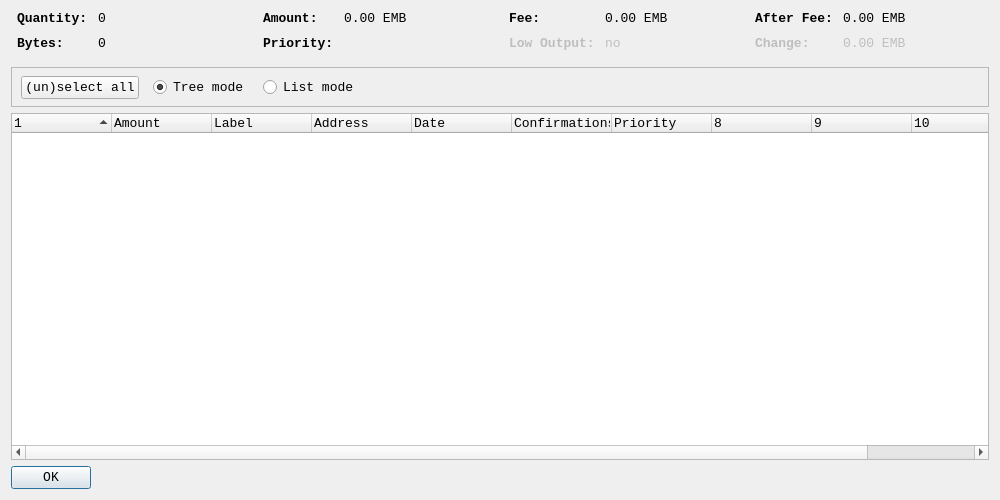
<?xml version="1.0" encoding="UTF-8"?>
<ui version="4.0">
 <class>CoinControlDialog</class>
 <widget class="QDialog" name="CoinControlDialog">
  <property name="geometry">
   <rect>
    <x>0</x>
    <y>0</y>
    <width>1000</width>
    <height>500</height>
   </rect>
  </property>
  <property name="font">
   <font>
    <family>Consolas</family>
    <pointsize>10</pointsize>
   </font>
  </property>
  <property name="windowTitle">
   <string>Coin Control</string>
  </property>
  <layout class="QVBoxLayout" name="verticalLayout">
   <item>
    <layout class="QHBoxLayout" name="horizontalLayoutTop" stretch="0,0,0,0">
     <property name="topMargin">
      <number>0</number>
     </property>
     <property name="bottomMargin">
      <number>10</number>
     </property>
     <item>
      <layout class="QFormLayout" name="formLayoutCoinControl1">
       <property name="horizontalSpacing">
        <number>10</number>
       </property>
       <property name="verticalSpacing">
        <number>10</number>
       </property>
       <property name="leftMargin">
        <number>6</number>
       </property>
       <property name="rightMargin">
        <number>6</number>
       </property>
       <item row="0" column="0">
        <widget class="QLabel" name="labelCoinControlQuantityText">
         <property name="styleSheet">
          <string notr="true">font-weight:bold;</string>
         </property>
         <property name="text">
          <string>Quantity:</string>
         </property>
        </widget>
       </item>
       <item row="0" column="1">
        <widget class="QLabel" name="labelCoinControlQuantity">
         <property name="font">
          <font>
           <family>Monospace</family>
           <pointsize>10</pointsize>
          </font>
         </property>
         <property name="cursor">
          <cursorShape>IBeamCursor</cursorShape>
         </property>
         <property name="contextMenuPolicy">
          <enum>Qt::ActionsContextMenu</enum>
         </property>
         <property name="text">
          <string notr="true">0</string>
         </property>
         <property name="textInteractionFlags">
          <set>Qt::LinksAccessibleByMouse|Qt::TextSelectableByKeyboard|Qt::TextSelectableByMouse</set>
         </property>
        </widget>
       </item>
       <item row="1" column="0">
        <widget class="QLabel" name="labelCoinControlBytesText">
         <property name="styleSheet">
          <string notr="true">font-weight:bold;</string>
         </property>
         <property name="text">
          <string>Bytes:</string>
         </property>
        </widget>
       </item>
       <item row="1" column="1">
        <widget class="QLabel" name="labelCoinControlBytes">
         <property name="font">
          <font>
           <family>Monospace</family>
           <pointsize>10</pointsize>
          </font>
         </property>
         <property name="cursor">
          <cursorShape>IBeamCursor</cursorShape>
         </property>
         <property name="contextMenuPolicy">
          <enum>Qt::ActionsContextMenu</enum>
         </property>
         <property name="text">
          <string notr="true">0</string>
         </property>
         <property name="textInteractionFlags">
          <set>Qt::LinksAccessibleByMouse|Qt::TextSelectableByKeyboard|Qt::TextSelectableByMouse</set>
         </property>
        </widget>
       </item>
      </layout>
     </item>
     <item>
      <layout class="QFormLayout" name="formLayoutCoinControl2">
       <property name="horizontalSpacing">
        <number>10</number>
       </property>
       <property name="verticalSpacing">
        <number>10</number>
       </property>
       <property name="leftMargin">
        <number>6</number>
       </property>
       <property name="rightMargin">
        <number>6</number>
       </property>
       <item row="0" column="0">
        <widget class="QLabel" name="labelCoinControlAmountText">
         <property name="styleSheet">
          <string notr="true">font-weight:bold;</string>
         </property>
         <property name="text">
          <string>Amount:</string>
         </property>
        </widget>
       </item>
       <item row="0" column="1">
        <widget class="QLabel" name="labelCoinControlAmount">
         <property name="font">
          <font>
           <family>Monospace</family>
           <pointsize>10</pointsize>
          </font>
         </property>
         <property name="cursor">
          <cursorShape>IBeamCursor</cursorShape>
         </property>
         <property name="contextMenuPolicy">
          <enum>Qt::ActionsContextMenu</enum>
         </property>
         <property name="text">
          <string notr="true">0.00 EMB</string>
         </property>
         <property name="textInteractionFlags">
          <set>Qt::LinksAccessibleByMouse|Qt::TextSelectableByKeyboard|Qt::TextSelectableByMouse</set>
         </property>
        </widget>
       </item>
       <item row="1" column="0">
        <widget class="QLabel" name="labelCoinControlPriorityText">
         <property name="styleSheet">
          <string notr="true">font-weight:bold;</string>
         </property>
         <property name="text">
          <string>Priority:</string>
         </property>
        </widget>
       </item>
       <item row="1" column="1">
        <widget class="QLabel" name="labelCoinControlPriority">
         <property name="font">
          <font>
           <family>Monospace</family>
           <pointsize>10</pointsize>
          </font>
         </property>
         <property name="cursor">
          <cursorShape>IBeamCursor</cursorShape>
         </property>
         <property name="contextMenuPolicy">
          <enum>Qt::ActionsContextMenu</enum>
         </property>
         <property name="text">
          <string/>
         </property>
         <property name="textInteractionFlags">
          <set>Qt::LinksAccessibleByMouse|Qt::TextSelectableByKeyboard|Qt::TextSelectableByMouse</set>
         </property>
        </widget>
       </item>
      </layout>
     </item>
     <item>
      <layout class="QFormLayout" name="formLayoutCoinControl3">
       <property name="horizontalSpacing">
        <number>10</number>
       </property>
       <property name="verticalSpacing">
        <number>10</number>
       </property>
       <property name="leftMargin">
        <number>6</number>
       </property>
       <property name="rightMargin">
        <number>6</number>
       </property>
       <item row="0" column="0">
        <widget class="QLabel" name="labelCoinControlFeeText">
         <property name="styleSheet">
          <string notr="true">font-weight:bold;</string>
         </property>
         <property name="text">
          <string>Fee:</string>
         </property>
        </widget>
       </item>
       <item row="0" column="1">
        <widget class="QLabel" name="labelCoinControlFee">
         <property name="font">
          <font>
           <family>Monospace</family>
           <pointsize>10</pointsize>
          </font>
         </property>
         <property name="cursor">
          <cursorShape>IBeamCursor</cursorShape>
         </property>
         <property name="contextMenuPolicy">
          <enum>Qt::ActionsContextMenu</enum>
         </property>
         <property name="text">
          <string notr="true">0.00 EMB</string>
         </property>
         <property name="textInteractionFlags">
          <set>Qt::LinksAccessibleByMouse|Qt::TextSelectableByKeyboard|Qt::TextSelectableByMouse</set>
         </property>
        </widget>
       </item>
       <item row="1" column="0">
        <widget class="QLabel" name="labelCoinControlLowOutputText">
         <property name="enabled">
          <bool>false</bool>
         </property>
         <property name="styleSheet">
          <string notr="true">font-weight:bold;</string>
         </property>
         <property name="text">
          <string>Low Output:</string>
         </property>
        </widget>
       </item>
       <item row="1" column="1">
        <widget class="QLabel" name="labelCoinControlLowOutput">
         <property name="enabled">
          <bool>false</bool>
         </property>
         <property name="font">
          <font>
           <family>Monospace</family>
           <pointsize>10</pointsize>
          </font>
         </property>
         <property name="cursor">
          <cursorShape>IBeamCursor</cursorShape>
         </property>
         <property name="contextMenuPolicy">
          <enum>Qt::ActionsContextMenu</enum>
         </property>
         <property name="text">
          <string notr="true">no</string>
         </property>
         <property name="textInteractionFlags">
          <set>Qt::LinksAccessibleByMouse|Qt::TextSelectableByKeyboard|Qt::TextSelectableByMouse</set>
         </property>
        </widget>
       </item>
      </layout>
     </item>
     <item>
      <layout class="QFormLayout" name="formLayoutCoinControl4">
       <property name="horizontalSpacing">
        <number>10</number>
       </property>
       <property name="verticalSpacing">
        <number>10</number>
       </property>
       <property name="leftMargin">
        <number>6</number>
       </property>
       <property name="rightMargin">
        <number>6</number>
       </property>
       <item row="0" column="0">
        <widget class="QLabel" name="labelCoinControlAfterFeeText">
         <property name="styleSheet">
          <string notr="true">font-weight:bold;</string>
         </property>
         <property name="text">
          <string>After Fee:</string>
         </property>
        </widget>
       </item>
       <item row="0" column="1">
        <widget class="QLabel" name="labelCoinControlAfterFee">
         <property name="font">
          <font>
           <family>Monospace</family>
           <pointsize>10</pointsize>
          </font>
         </property>
         <property name="cursor">
          <cursorShape>IBeamCursor</cursorShape>
         </property>
         <property name="contextMenuPolicy">
          <enum>Qt::ActionsContextMenu</enum>
         </property>
         <property name="text">
          <string notr="true">0.00 EMB</string>
         </property>
         <property name="textInteractionFlags">
          <set>Qt::LinksAccessibleByMouse|Qt::TextSelectableByKeyboard|Qt::TextSelectableByMouse</set>
         </property>
        </widget>
       </item>
       <item row="1" column="0">
        <widget class="QLabel" name="labelCoinControlChangeText">
         <property name="enabled">
          <bool>false</bool>
         </property>
         <property name="styleSheet">
          <string notr="true">font-weight:bold;</string>
         </property>
         <property name="text">
          <string>Change:</string>
         </property>
        </widget>
       </item>
       <item row="1" column="1">
        <widget class="QLabel" name="labelCoinControlChange">
         <property name="enabled">
          <bool>false</bool>
         </property>
         <property name="font">
          <font>
           <family>Monospace</family>
           <pointsize>10</pointsize>
          </font>
         </property>
         <property name="cursor">
          <cursorShape>IBeamCursor</cursorShape>
         </property>
         <property name="contextMenuPolicy">
          <enum>Qt::ActionsContextMenu</enum>
         </property>
         <property name="text">
          <string notr="true">0.00 EMB</string>
         </property>
         <property name="textInteractionFlags">
          <set>Qt::LinksAccessibleByMouse|Qt::TextSelectableByKeyboard|Qt::TextSelectableByMouse</set>
         </property>
        </widget>
       </item>
      </layout>
     </item>
    </layout>
   </item>
   <item>
    <widget class="QFrame" name="frame">
     <property name="minimumSize">
      <size>
       <width>0</width>
       <height>40</height>
      </size>
     </property>
     <property name="frameShape">
      <enum>QFrame::StyledPanel</enum>
     </property>
     <property name="frameShadow">
      <enum>QFrame::Sunken</enum>
     </property>
     <widget class="QWidget" name="horizontalLayoutWidget">
      <property name="geometry">
       <rect>
        <x>10</x>
        <y>0</y>
        <width>781</width>
        <height>41</height>
       </rect>
      </property>
      <layout class="QHBoxLayout" name="horizontalLayoutPanel" stretch="0,0,0,0">
       <property name="spacing">
        <number>14</number>
       </property>
       <item>
        <widget class="QPushButton" name="pushButtonSelectAll">
         <property name="sizePolicy">
          <sizepolicy hsizetype="Maximum" vsizetype="Fixed">
           <horstretch>0</horstretch>
           <verstretch>0</verstretch>
          </sizepolicy>
         </property>
         <property name="text">
          <string>(un)select all</string>
         </property>
        </widget>
       </item>
       <item>
        <widget class="QRadioButton" name="radioTreeMode">
         <property name="sizePolicy">
          <sizepolicy hsizetype="Maximum" vsizetype="Fixed">
           <horstretch>0</horstretch>
           <verstretch>0</verstretch>
          </sizepolicy>
         </property>
         <property name="text">
          <string>Tree mode</string>
         </property>
         <property name="checked">
          <bool>true</bool>
         </property>
        </widget>
       </item>
       <item>
        <widget class="QRadioButton" name="radioListMode">
         <property name="sizePolicy">
          <sizepolicy hsizetype="Maximum" vsizetype="Fixed">
           <horstretch>0</horstretch>
           <verstretch>0</verstretch>
          </sizepolicy>
         </property>
         <property name="text">
          <string>List mode</string>
         </property>
        </widget>
       </item>
       <item>
        <spacer name="horizontalSpacer">
         <property name="orientation">
          <enum>Qt::Horizontal</enum>
         </property>
         <property name="sizeHint" stdset="0">
          <size>
           <width>40</width>
           <height>20</height>
          </size>
         </property>
        </spacer>
       </item>
      </layout>
     </widget>
    </widget>
   </item>
   <item>
    <widget class="CoinControlTreeWidget" name="treeWidget">
     <property name="contextMenuPolicy">
      <enum>Qt::CustomContextMenu</enum>
     </property>
     <property name="sortingEnabled">
      <bool>false</bool>
     </property>
     <property name="columnCount">
      <number>11</number>
     </property>
     <attribute name="headerShowSortIndicator" stdset="0">
      <bool>true</bool>
     </attribute>
     <attribute name="headerStretchLastSection">
      <bool>false</bool>
     </attribute>
     <column>
      <property name="text">
       <string/>
      </property>
     </column>
     <column>
      <property name="text">
       <string>Amount</string>
      </property>
     </column>
     <column>
      <property name="text">
       <string>Label</string>
      </property>
     </column>
     <column>
      <property name="text">
       <string>Address</string>
      </property>
     </column>
     <column>
      <property name="text">
       <string>Date</string>
      </property>
     </column>
     <column>
      <property name="text">
       <string>Confirmations</string>
      </property>
      <property name="toolTip">
       <string>Confirmed</string>
      </property>
     </column>
     <column>
      <property name="text">
       <string>Priority</string>
      </property>
     </column>
     <column>
      <property name="text">
       <string/>
      </property>
     </column>
     <column>
      <property name="text">
       <string/>
      </property>
     </column>
     <column>
      <property name="text">
       <string/>
      </property>
     </column>
     <column>
      <property name="text">
       <string/>
      </property>
     </column>
    </widget>
   </item>
   <item>
    <widget class="QDialogButtonBox" name="buttonBox">
     <property name="sizePolicy">
      <sizepolicy hsizetype="Maximum" vsizetype="Fixed">
       <horstretch>0</horstretch>
       <verstretch>0</verstretch>
      </sizepolicy>
     </property>
     <property name="orientation">
      <enum>Qt::Horizontal</enum>
     </property>
     <property name="standardButtons">
      <set>QDialogButtonBox::Ok</set>
     </property>
    </widget>
   </item>
  </layout>
 </widget>
 <customwidgets>
  <customwidget>
   <class>CoinControlTreeWidget</class>
   <extends>QTreeWidget</extends>
   <header>coincontroltreewidget.h</header>
  </customwidget>
 </customwidgets>
 <resources/>
 <connections/>
</ui>
